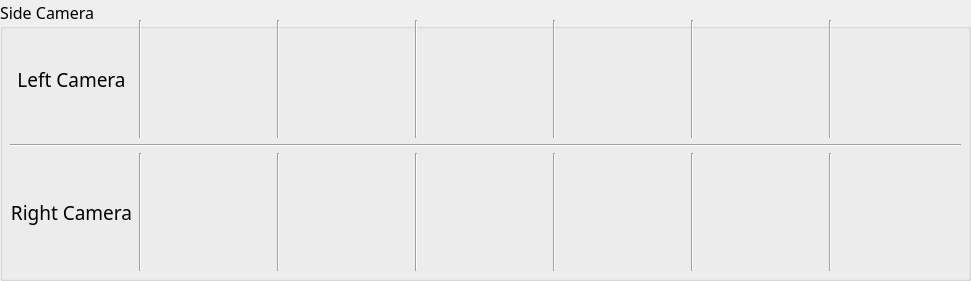
   <widget class="QGroupBox" name="groupBox_tire_side">
    <property name="geometry">
     <rect>
      <x>50</x>
      <y>20</y>
      <width>971</width>
      <height>281</height>
     </rect>
    </property>
    <property name="font">
     <font>
      <family>微軟正黑體</family>
      <pointsize>12</pointsize>
     </font>
    </property>
    <property name="autoFillBackground">
     <bool>true</bool>
    </property>
    <property name="title">
     <string>Side Camera</string>
    </property>
    <widget class="QWidget" name="verticalLayoutWidget">
     <property name="geometry">
      <rect>
       <x>10</x>
       <y>20</y>
       <width>951</width>
       <height>251</height>
      </rect>
     </property>
     <property name="font">
      <font>
       <family>微軟正黑體</family>
       <pointsize>12</pointsize>
      </font>
     </property>
     <layout class="QVBoxLayout" name="verticalLayout_2">
      <item>
       <layout class="QHBoxLayout" name="horizontalLayout_3">
        <item>
         <widget class="QLabel" name="label_camera_left">
          <property name="font">
           <font>
            <family>微軟正黑體</family>
            <pointsize>14</pointsize>
           </font>
          </property>
          <property name="text">
           <string>Left Camera</string>
          </property>
          <property name="alignment">
           <set>Qt::AlignCenter</set>
          </property>
         </widget>
        </item>
        <item>
         <widget class="Line" name="line_9">
          <property name="font">
           <font>
            <family>微軟正黑體</family>
            <pointsize>12</pointsize>
           </font>
          </property>
          <property name="orientation">
           <enum>Qt::Vertical</enum>
          </property>
         </widget>
        </item>
        <item>
         <widget class="QLabel" name="label_camera_left1">
          <property name="font">
           <font>
            <family>微軟正黑體</family>
            <pointsize>12</pointsize>
           </font>
          </property>
          <property name="text">
           <string/>
          </property>
         </widget>
        </item>
        <item>
         <widget class="Line" name="line_10">
          <property name="font">
           <font>
            <family>微軟正黑體</family>
            <pointsize>12</pointsize>
           </font>
          </property>
          <property name="orientation">
           <enum>Qt::Vertical</enum>
          </property>
         </widget>
        </item>
        <item>
         <widget class="QLabel" name="label_camera_left2">
          <property name="font">
           <font>
            <family>微軟正黑體</family>
            <pointsize>12</pointsize>
           </font>
          </property>
          <property name="text">
           <string/>
          </property>
         </widget>
        </item>
        <item>
         <widget class="Line" name="line_11">
          <property name="font">
           <font>
            <family>微軟正黑體</family>
            <pointsize>12</pointsize>
           </font>
          </property>
          <property name="orientation">
           <enum>Qt::Vertical</enum>
          </property>
         </widget>
        </item>
        <item>
         <widget class="QLabel" name="label_camera_left3">
          <property name="font">
           <font>
            <family>微軟正黑體</family>
            <pointsize>12</pointsize>
           </font>
          </property>
          <property name="text">
           <string/>
          </property>
         </widget>
        </item>
        <item>
         <widget class="Line" name="line_12">
          <property name="font">
           <font>
            <family>微軟正黑體</family>
            <pointsize>12</pointsize>
           </font>
          </property>
          <property name="orientation">
           <enum>Qt::Vertical</enum>
          </property>
         </widget>
        </item>
        <item>
         <widget class="QLabel" name="label_camera_left4">
          <property name="font">
           <font>
            <family>微軟正黑體</family>
            <pointsize>12</pointsize>
           </font>
          </property>
          <property name="text">
           <string/>
          </property>
         </widget>
        </item>
        <item>
         <widget class="Line" name="line_13">
          <property name="font">
           <font>
            <family>微軟正黑體</family>
            <pointsize>12</pointsize>
           </font>
          </property>
          <property name="orientation">
           <enum>Qt::Vertical</enum>
          </property>
         </widget>
        </item>
        <item>
         <widget class="QLabel" name="label_camera_left5">
          <property name="font">
           <font>
            <family>微軟正黑體</family>
            <pointsize>12</pointsize>
           </font>
          </property>
          <property name="text">
           <string/>
          </property>
         </widget>
        </item>
        <item>
         <widget class="Line" name="line_14">
          <property name="font">
           <font>
            <family>微軟正黑體</family>
            <pointsize>12</pointsize>
           </font>
          </property>
          <property name="orientation">
           <enum>Qt::Vertical</enum>
          </property>
         </widget>
        </item>
        <item>
         <widget class="QLabel" name="label_camera_left6">
          <property name="font">
           <font>
            <family>微軟正黑體</family>
            <pointsize>12</pointsize>
           </font>
          </property>
          <property name="text">
           <string/>
          </property>
         </widget>
        </item>
       </layout>
      </item>
      <item>
       <widget class="Line" name="line_2">
        <property name="font">
         <font>
          <family>微軟正黑體</family>
          <pointsize>12</pointsize>
         </font>
        </property>
        <property name="orientation">
         <enum>Qt::Horizontal</enum>
        </property>
       </widget>
      </item>
      <item>
       <layout class="QHBoxLayout" name="horizontalLayout">
        <item>
         <widget class="QLabel" name="label_camera_right">
          <property name="font">
           <font>
            <family>微軟正黑體</family>
            <pointsize>14</pointsize>
           </font>
          </property>
          <property name="text">
           <string>Right Camera</string>
          </property>
          <property name="alignment">
           <set>Qt::AlignCenter</set>
          </property>
         </widget>
        </item>
        <item>
         <widget class="Line" name="line_3">
          <property name="font">
           <font>
            <family>微軟正黑體</family>
            <pointsize>12</pointsize>
           </font>
          </property>
          <property name="orientation">
           <enum>Qt::Vertical</enum>
          </property>
         </widget>
        </item>
        <item>
         <widget class="QLabel" name="label_camera_right1">
          <property name="font">
           <font>
            <family>微軟正黑體</family>
            <pointsize>12</pointsize>
           </font>
          </property>
          <property name="text">
           <string/>
          </property>
         </widget>
        </item>
        <item>
         <widget class="Line" name="line_4">
          <property name="font">
           <font>
            <family>微軟正黑體</family>
            <pointsize>12</pointsize>
           </font>
          </property>
          <property name="orientation">
           <enum>Qt::Vertical</enum>
          </property>
         </widget>
        </item>
        <item>
         <widget class="QLabel" name="label_camera_right2">
          <property name="font">
           <font>
            <family>微軟正黑體</family>
            <pointsize>12</pointsize>
           </font>
          </property>
          <property name="text">
           <string/>
          </property>
         </widget>
        </item>
        <item>
         <widget class="Line" name="line_5">
          <property name="font">
           <font>
            <family>微軟正黑體</family>
            <pointsize>12</pointsize>
           </font>
          </property>
          <property name="orientation">
           <enum>Qt::Vertical</enum>
          </property>
         </widget>
        </item>
        <item>
         <widget class="QLabel" name="label_camera_right3">
          <property name="font">
           <font>
            <family>微軟正黑體</family>
            <pointsize>12</pointsize>
           </font>
          </property>
          <property name="text">
           <string/>
          </property>
         </widget>
        </item>
        <item>
         <widget class="Line" name="line_6">
          <property name="font">
           <font>
            <family>微軟正黑體</family>
            <pointsize>12</pointsize>
           </font>
          </property>
          <property name="orientation">
           <enum>Qt::Vertical</enum>
          </property>
         </widget>
        </item>
        <item>
         <widget class="QLabel" name="label_camera_right4">
          <property name="font">
           <font>
            <family>微軟正黑體</family>
            <pointsize>12</pointsize>
           </font>
          </property>
          <property name="text">
           <string/>
          </property>
         </widget>
        </item>
        <item>
         <widget class="Line" name="line_7">
          <property name="font">
           <font>
            <family>微軟正黑體</family>
            <pointsize>12</pointsize>
           </font>
          </property>
          <property name="orientation">
           <enum>Qt::Vertical</enum>
          </property>
         </widget>
        </item>
        <item>
         <widget class="QLabel" name="label_camera_right5">
          <property name="font">
           <font>
            <family>微軟正黑體</family>
            <pointsize>12</pointsize>
           </font>
          </property>
          <property name="text">
           <string/>
          </property>
         </widget>
        </item>
        <item>
         <widget class="Line" name="line_8">
          <property name="font">
           <font>
            <family>微軟正黑體</family>
            <pointsize>12</pointsize>
           </font>
          </property>
          <property name="orientation">
           <enum>Qt::Vertical</enum>
          </property>
         </widget>
        </item>
        <item>
         <widget class="QLabel" name="label_camera_right6">
          <property name="font">
           <font>
            <family>微軟正黑體</family>
            <pointsize>12</pointsize>
           </font>
          </property>
          <property name="text">
           <string/>
          </property>
         </widget>
        </item>
       </layout>
      </item>
     </layout>
    </widget>
   </widget>
